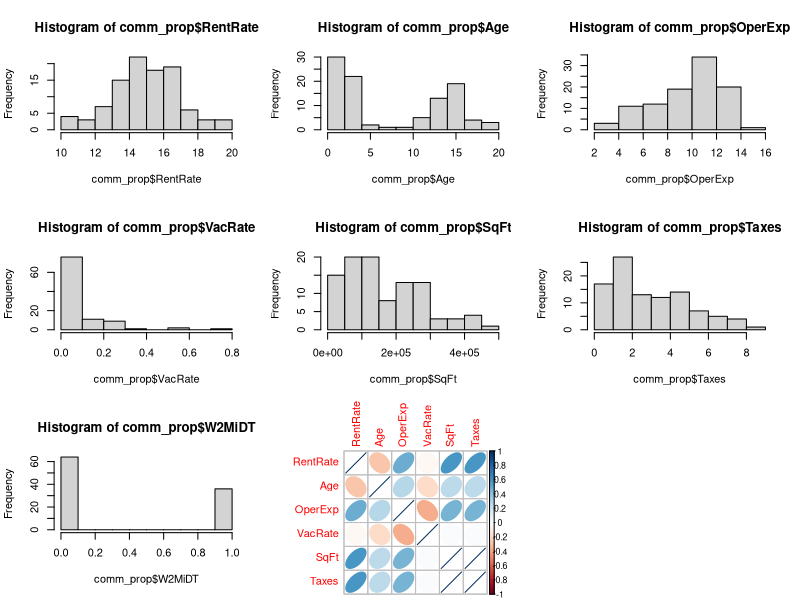
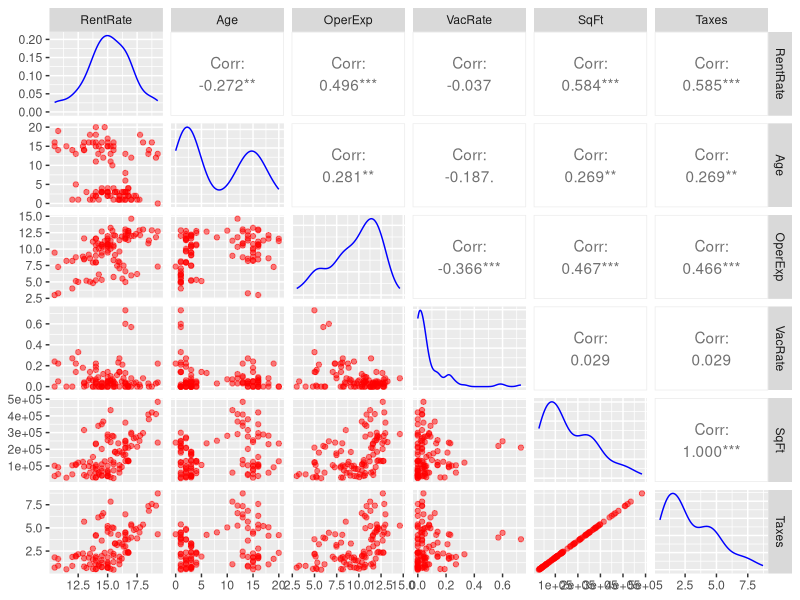
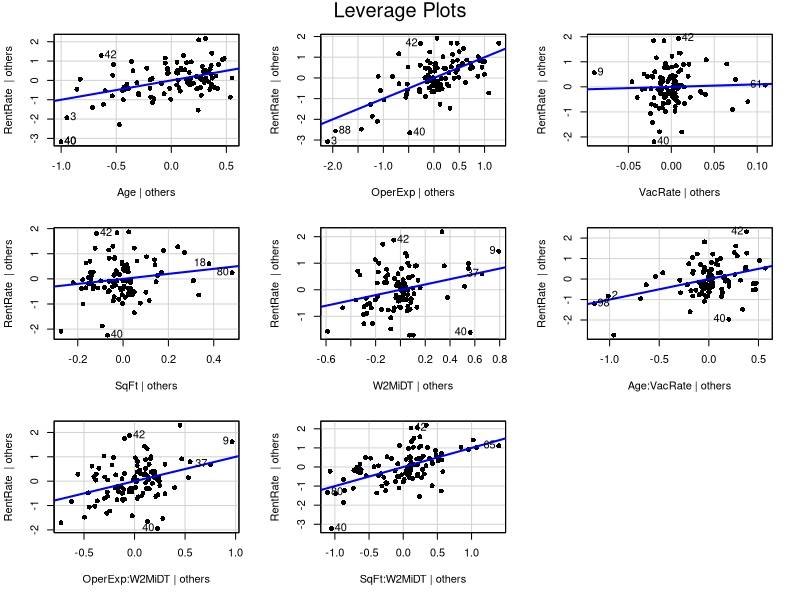
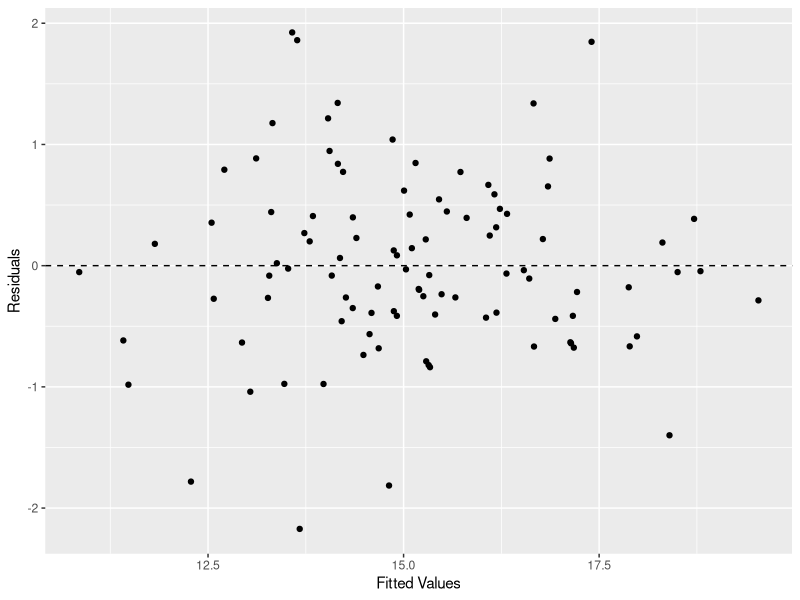
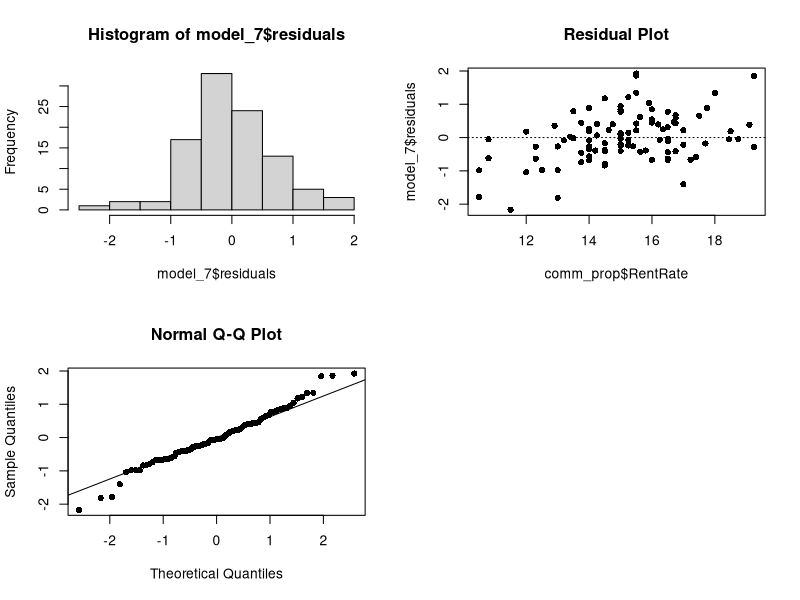

Here is the R script that generated these plots, in order:
## ---- chunk 1
knitr::opts_chunk$set(echo = TRUE)

library(ggplot2)
library(dplyr)
library(Hmisc)
library(scales)
library(stats)
library(car)
library(GGally)
library(corrplot)
## ---- chunk 2
comm_prop <- read.csv("comm_prop.csv", header=TRUE)
attach(comm_prop)
head(comm_prop,5)
## ---- chunk 3
par(mfrow = c(3,3))
hist(comm_prop$RentRate)
hist(comm_prop$Age)
hist(comm_prop$OperExp)
hist(comm_prop$VacRate)
hist(comm_prop$SqFt)
hist(comm_prop$Taxes)
hist(comm_prop$W2MiDT)

## ---- chunk 4
cor(comm_prop[1:6])
## ---- chunk 5
corrplot(cor(comm_prop[,1:6]), method="ellipse")
## ---- chunk 6
 ggpairs(comm_prop[,1:6] , 
        lower = list(continuous = wrap("points", color = "red", alpha = 0.5)), 
        diag = list(continuous = wrap("densityDiag",  color = "blue", alpha = 0.5)))
## ---- chunk 7
model_1 <- lm(RentRate ~ Age + OperExp + VacRate + SqFt + W2MiDT + Age:OperExp + Age:VacRate + Age:SqFt + Age:W2MiDT + OperExp:VacRate + OperExp:SqFt + OperExp:W2MiDT + VacRate:SqFt + SqFt:W2MiDT, data=comm_prop)
summary(model_1)
## ---- chunk 8
#remove VacRate:SqFt
model_2 <- lm(RentRate ~ Age + OperExp + VacRate + SqFt + W2MiDT + Age:OperExp + Age:VacRate + Age:SqFt + Age:W2MiDT + OperExp:VacRate + OperExp:SqFt + OperExp:W2MiDT + SqFt:W2MiDT, data=comm_prop)
summary(model_2)
## ---- chunk 9
#remove OpenExp:SqFt
model_3 <- lm(RentRate ~ Age + OperExp + VacRate + SqFt + W2MiDT + Age:OperExp + Age:VacRate + Age:SqFt + Age:W2MiDT + OperExp:VacRate + OperExp:W2MiDT + SqFt:W2MiDT, data=comm_prop)
summary(model_3)
## ---- chunk 10
#remove Age:SqFt
model_4 <- lm(RentRate ~ Age + OperExp + VacRate + SqFt + W2MiDT + Age:OperExp + Age:VacRate + Age:W2MiDT + OperExp:VacRate + OperExp:W2MiDT + SqFt:W2MiDT, data=comm_prop)
summary(model_4)
## ---- chunk 11
#remove Age:W2MiDT
model_5 <- lm(RentRate ~ Age + OperExp + VacRate + SqFt + W2MiDT + Age:OperExp + Age:VacRate + OperExp:VacRate + OperExp:W2MiDT + SqFt:W2MiDT, data=comm_prop)
summary(model_5)
## ---- chunk 12
#remove OpenExp:VacRate
model_6 <- lm(RentRate ~ Age + OperExp + VacRate + SqFt + W2MiDT + Age:OperExp + Age:VacRate + OperExp:W2MiDT + SqFt:W2MiDT, data=comm_prop)
summary(model_6)
## ---- chunk 13
#remove Age:OpenExp  - Taking this as Model
model_7 <- lm(RentRate ~ Age + OperExp + VacRate + SqFt + W2MiDT + Age:VacRate + OperExp:W2MiDT + SqFt:W2MiDT, data=comm_prop)
summary(model_7)


leveragePlots(model_7,pch=16)


## ---- chunk 14
model_7_df <- fortify(model_7)

ggplot(model_7_df, aes(x=.fitted, y=.resid)) +
  geom_point() +
  geom_hline(yintercept = 0, linetype = 2) +
  labs(x="Fitted Values", y="Residuals")
## ---- chunk 15
car::ncvTest(model_7)

## ---- chunk 16
shapiro.test(model_7$residuals)

## ---- chunk 17
par(mfrow=c(2,2))
hist(model_7$residuals)
plot(model_7$residuals ~ comm_prop$RentRate,pch=16, main="Residual Plot")
abline(h = 0, lty = 3)  # adds a horizontal dashed line at y = 0
qqnorm(model_7$residuals, pch=16)
qqline(model_7$residuals)
## ---- chunk 18
car::vif(model_7)
